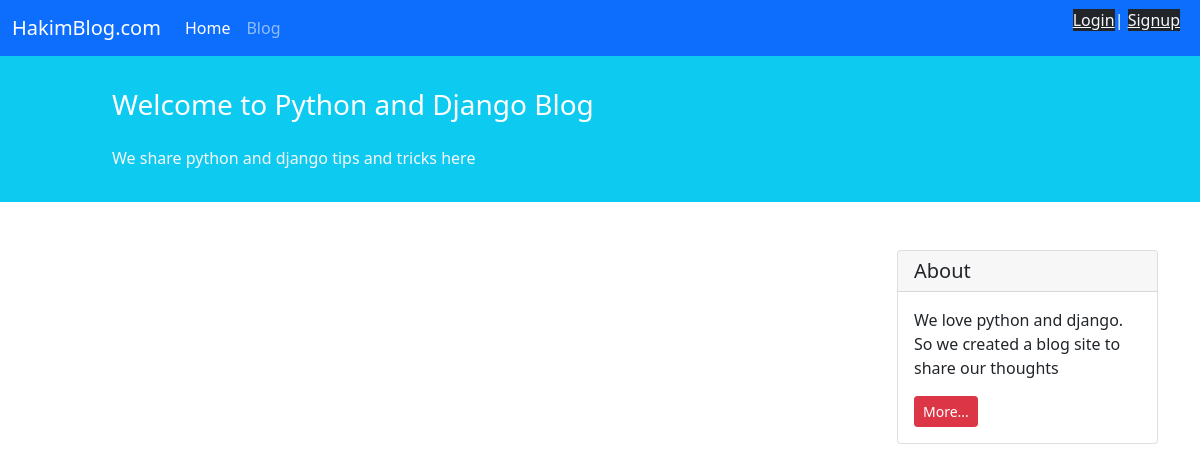
/store/, run on an earlier commit of the app's database.
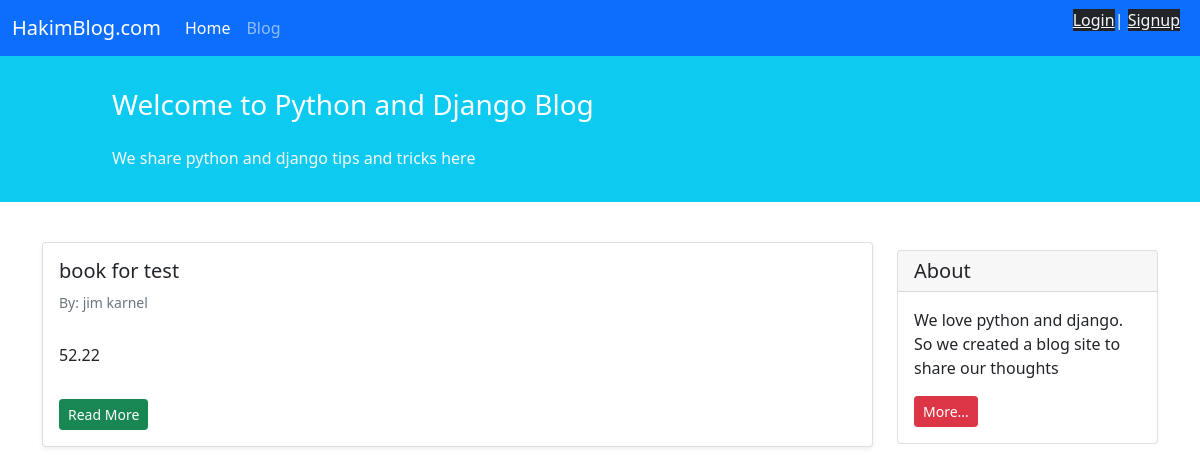
And on a later commit of the database.
### Store/models.py (models this page shows, shortened)
class Book(models.Model):
    title = models.CharField(max_length=100)
    author = models.CharField(max_length=100)
    price = models.DecimalField( max_digits=6 , decimal_places=2)

### Store/views.py (the view)
# urls.py: path('', BookListView.as_view() , name='book_list'),
class BookListView(generic.ListView):
    model = Book
    template_name = 'store/book_list.html'
    context_object_name = 'book_list'

### pages/templates/store/book_list.html (shortened to what this page needs)
{% extends '_base.html' %}
{% block content %}
    <div class="container mt-4">
        <div class="row">
            <div class="col-9">
                {% for book in book_list %}
                    <div class="card shadow-sm my-3">
                        <div class="card-body">
                            <h5 class="card-title">{{ book.title }}</h5>
                            <h6 class="card-subtitle mb-2 text-muted small py-2">By: {{ book.author }}</h6>
                            <p class="card-text py-3">
                                {{ book.price }}
                            </p>
                            <a href="" class="btn btn-sm btn-success">Read More</a>
                        </div>
                    </div>
                {% endfor %}
            </div>
{% endblock content %}

### templates/_base.html (shortened to what this page needs)
<!doctype html>
<html lang="en">
<head>
    <link href="https://cdn.jsdelivr.net/npm/bootstrap@5.1.3/dist/css/bootstrap.min.css" rel="stylesheet"
>
</head>
<body>
<nav class="navbar navbar-expand-lg navbar-dark bg-primary">
    <div class="container-fluid">
        <a class="navbar-brand" href="#">HakimBlog.com</a>
        <div class="collapse navbar-collapse" id="navbarNavAltMarkup">
            <div class="navbar-nav">
                <a class="nav-link active" aria-current="page" href="#">Home</a>
                <a class="nav-link" href="#">Blog</a>
            </div>
        </div>
        <div class="mx-2 text-white">
            {% if user.is_authenticated %}
             welcome {{user.username}} | <a class="text-light bg-dark" href="{% url 'account_logout' %}" class="text_light"> Logout </a> |
            {% else %}
            <p><a href="{% url 'account_login' %}" class="text-light bg-dark">Login</a>| <a href="{% url 'account_signup' %}" class="text-light bg-dark">Signup</a></p>
            {% endif %}
        </div>
    </div>
</nav>
<div class="container-fluid bg-info">
    <div class="row py-3">
        <div class="col-md-8 col-md-10 mx-auto">
            <h3 class="my-4 mt-3 text-white">Welcome to Python and Django Blog</h3>
            <p class="text-light">We share python and django tips and tricks here</p>
        </div>
    </div>
</div>
{% block content %}
{% endblock content %}
        <div class="col-3">
                <div class="card my-4">
                    <h5 class="card-header">About</h5>
                    <div class="card-body">
                        <p class="card-text">We love python and django. So we created a blog site to share our
                            thoughts</p>
                        <a href="#"
                           class="btn btn-sm btn-danger">
                            More...
                        </a>
                    </div>
                </div>
        </div>
    </div>
</div>
</body>
</html>

What changed in the data, as far as the page shows it:
added Book: title "book for test", author "jim karnel", price "52.22"
